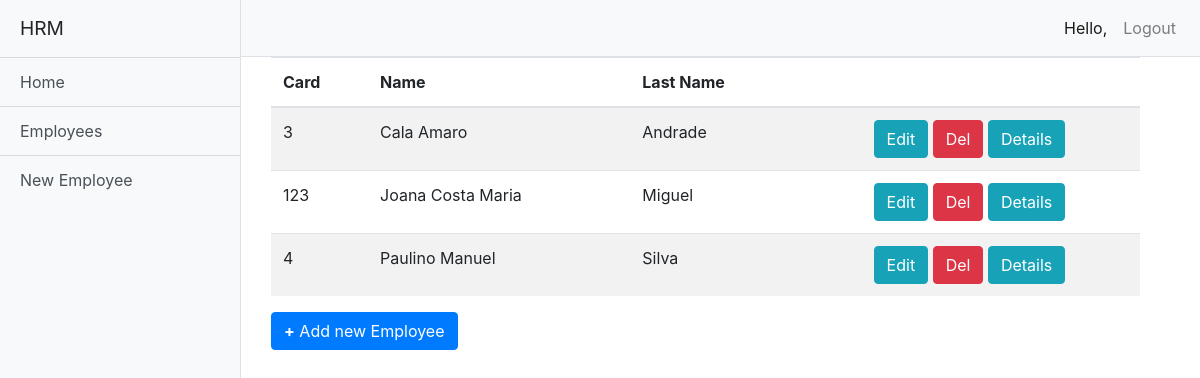
Screenshot of /employees/ (signed in) with the database file from the repository.
### employees/models.py (models this page shows, shortened)
class Employee(models.Model):
	cod = models.IntegerField()
	name = models.CharField(max_length=40)
	last_name = models.CharField(max_length=20)
	civil_status = models.CharField(max_length=20, blank=True)
	photo = models.ImageField(upload_to='photos', blank=True)
	degree = models.CharField(max_length=30, blank=True)
	category = models.ForeignKey(Category, on_delete=models.CASCADE)
	department = models.ForeignKey(Department, on_delete=models.CASCADE)
	bio = models.TextField(max_length=200, blank=True)
	birth = models.DateTimeField(blank=True)
	address = models.CharField(max_length=100)
	email = models.EmailField(blank=True)
	city = models.CharField(max_length=20)
	created_at = models.DateTimeField(auto_now=True)

### employees/views.py (the view)
# urls.py: path('employees/', employeeList, name='employee_list'),
@login_required
def employeeList(request):
    employees = Employee.objects.all()
    return render(request, 'employeelist.html', {'employees':employees})

### employees/templates/employeelist.html (shortened to what this page needs)
{% extends 'base.html' %}
{% block content %}
    <div class="container">
    <div class="row col-md-12 col-md-offset-2 custyle">
    <table class="table table-striped custab">
    <thead>
        <tr>
            <th>Card</th>
            <th>Name</th>
            <th>Last Name</th>
            <th class="text-center"></th>
        </tr>
    </thead>
        {% for employee in employees %}
            <tr>
                <td>{{employee.cod}}</td>
                <td>{{employee.name}}</td>
                <td>{{employee.last_name}}</td>
                <td class="text-center"><a class='btn btn-info btn-xs' href="{% url 'employee_edit' employee.id %}">
                     Edit</a>
                    <a href="{% url 'employee_delete' employee.id %}" class="btn btn-danger btn-xs"> Del</a>
                    <a href="{% url 'employee_detail' employee.id %}" class="btn btn-info btn-xs"> Details</a>
                </td>
            </tr>
        {% endfor %}
    </table>
        <a href="/employee" class="btn btn-primary btn-xs pull-right"><b>+</b> Add new Employee</a>
    </div>
{% endblock %}

### employees/static/css/simple-sidebar.css (style rules this page uses)
body { overflow-x: hidden; }

### rows the page displays
Employee: cod "3", name "Cala Amaro", last_name "Andrade"
Employee: cod "123", name "Joana Costa Maria", last_name "Miguel"
Employee: cod "4", name "Paulino Manuel", last_name "Silva"
